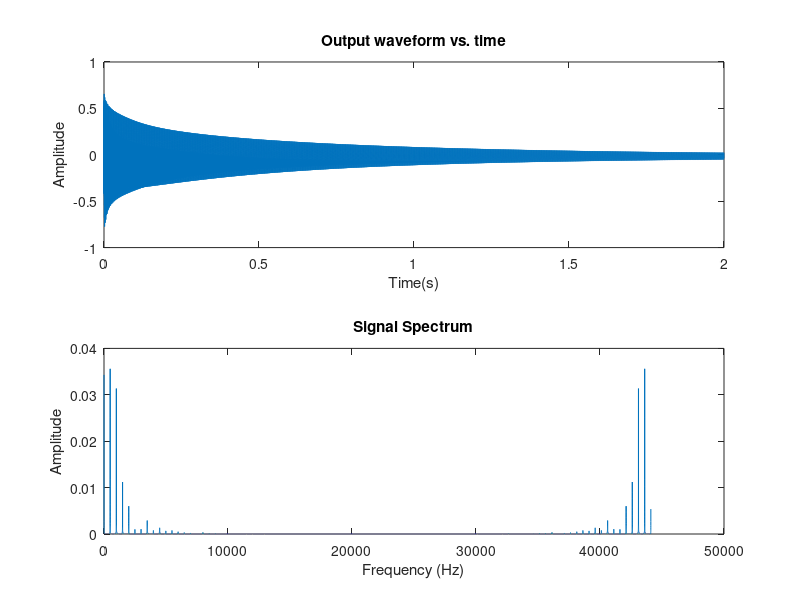

Source code (MATLAB): (Note: this script raises an error after producing the figure.)
%%%%%%%%%%%%%%%%%%%%%%%%%%%%%%%%%%%%%%%%%%%%%%%%%%%%
%            Basic Karplus-Strong Algorithm
%                 for a plucked string
%                  Ruthu Prem Kumar 
%                    February 2020
%
%         This Program first creates a short 
%         white noise passed through dynamic filter
%         and then performs the Karplus-Strong 
%         Algorithm to produce a harmonic structure similar
%         to that of a plucked string
%
%
%
%%%%%%%%%%%%%%%%%%%%%%%%%%%%%%%%%%%%%%%%%%%%%%%%%%%%

clear all; close all;

%Simulation Parameters
 
%s = rng(0);                % To Produce a fixed set of random numbers each time for a consistent tone

Fs = 44100;                 % Sample Rate Fs (samples/s)
f0 = 500;                   % Fundamental frequency (Hz)

N = round(Fs/f0 - 0.5);     % Delay line length (samples)

rho = 0.999;                % Loss Factor
R = 0.5;                    % Dynamics filter coefficient

dur = 2;                    % Length of simulation (s) 

M = round(Fs*dur);          % Length of simulation in samples

 
%%%%%%%%%%% ---- Pre-filter -----%%%%%%%%%%%%%%%%%

v = 2*rand(N+1,1)-1;        % Input noise vector

u = filter((1-R),[1,-R],v); % Dynamics filter output

%%%%%%%%%%------ Main Algorithm------ %%%%%%%%%%%%%

y = [ u ;zeros(M-(N+1),1)]; %Initialising output vector y


%% For loop to calculate rest of y using the recursion 
for n = N+1:M-1
    
    y(n+1) = (rho/2)*(y(n+1-N) + y(n-N));
    
end

% Plaing the output signal
soundsc(y,Fs);    

%%%%%%%%--------- PLOTS ----------%%%%%%%%%%


%% Waveform - Time Plot %%
subplot(2,1,1)

plot([1:M]/Fs,y)
xlabel('Time(s)'); ylabel('Amplitude'); title('Output waveform vs. time');

%% Spectrum Plot %%
subplot(2,1,2)

plot(linspace(0,Fs,M),abs(fft(y))/M,'LineWidth',0.75);
xlabel('Frequency (Hz)'); ylabel('Amplitude'); title('Signal Spectrum');
xline(f0); xlim([0 Fs/2]);




